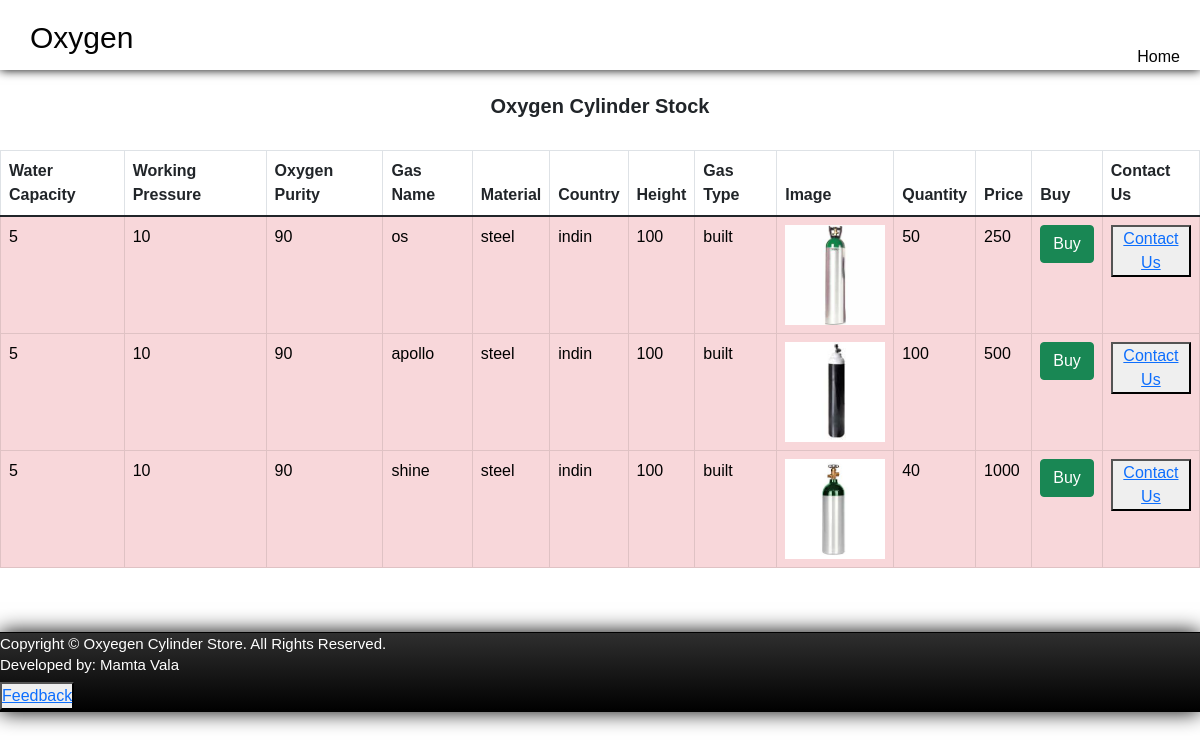
/user/view_stock.php, run on the app's committed database.
### tables this page shows
CREATE TABLE `add_stock` (
  `id` int(11) NOT NULL,
  `water_capacity` int(100) NOT NULL,
  `working_pressure` int(100) NOT NULL,
  `oxygen_purity` int(100) NOT NULL,
  `gas_name` varchar(100) NOT NULL,
  `material` varchar(100) NOT NULL,
  `country` varchar(100) NOT NULL,
  `height` int(100) NOT NULL,
  `gas_type` varchar(100) NOT NULL,
  `photos` text NOT NULL,
  `quantity` int(100) NOT NULL,
  `price` int(100) NOT NULL
);

### user/view_stock.php (the view, shortened to what this page needs)
<!doctype html>
<html lang="en">
  <head>
    <link href="..\css\cart.css" rel="stylesheet">
    <link href="https://cdn.jsdelivr.net/npm/bootstrap@5.1.3/dist/css/bootstrap.min.css" rel="stylesheet">
  </head>
  <body>
<?php
 include "../ocms.php";
 $query = "SELECT * FROM add_stock";
 $run = mysqli_query($con, $query);
 if (mysqli_num_rows($run) > 0)
 {
?>
<header>
	<div id="header">
		<label>Oxygen</label>
    <ul>
        <li><a href="user.php">Home</a></li>
    </ul>
	</div>
</header>
<br>
<h5 style="text-align:center;
  font-size: 20px;
  font-weight: 700;"> Oxygen Cylinder Stock</h5>
<br>
<table class="table table-bordered">
    <thead>
      <tr>
          <th>Water Capacity</th>
          <th>Working Pressure</th>
          <th>Oxygen Purity</th>
          <th>Gas Name</th>
          <th>Material</th>
          <th>Country</th>
          <th>Height</th>
          <th>Gas Type</th>
          <th>Image</th>
          <th>Quantity</th>
          <th>Price</th>
          <th>Buy</th>
          <th>Contact Us</th>
      </tr>
    </thead>
<tbody>
    <?php
    while ($row = mysqli_fetch_assoc($run))
    {
    ?>
    <tr class="table-danger" >
        <td><?php echo $row['water_capacity'] ?></td>
        <td><?php echo $row['working_pressure'] ?></td>
        <td><?php echo $row['oxygen_purity'] ?></td>
        <td><?php echo $row['gas_name'] ?></td>
        <td><?php echo $row['material'] ?></td>
        <td><?php echo $row['country'] ?></td>
        <td><?php echo $row['height'] ?></td>
        <td><?php echo $row['gas_type'] ?></td>
        <td><img class='img-polaroid' src="../photo/<?php echo $row["photos"]; ?>"height = '100px' width = '100px'/></td>
        <td><?php echo $row['quantity'] ?></td>
        <td><?php echo $row['price'] ?></td>
        <td><a class="btn btn-success" href="cart.php">Buy</a><i class="fas fa-edit"></i></td>
        <td><a href="../msg.php"><button>Contact Us</a><i class="fas fa-edit"></i></button></td>
    </tr>
    <?php
    }
    ?>
 </tbody>
 </table>
<?php
    }
    ?>
<br>
<br>
  </body>
</html>
<?php
include "../footer.php";
?>

### footer.php
<div id="footer">
		<div class="foot">
			<label style="font-size:15px;"> Copyright &copy; Oxyegen Cylinder Store. All Rights Reserved. <h6 style="font-size:15px;"> Developed by: Mamta Vala</h6> </label>
			<p ><button><a href="msg.php">Feedback</a></button></p>
		</div>
	</div>
</body>
</html>

### css/cart.css (style rules this page uses)
* { margin: 0; padding: 0; box-sizing: border-box; font-family: "Josefin Sans", sans-serif; }
body { width: 100%; height: 100vh; background-repeat: no-repeat; background-size: cover; }
#header { height:70px; width:100%; background-color:linear-gradient(rgba(0, 0, 0, 0.3), rgba(0, 0, 0, 0.15)); text-indent:10px; -webkit-box-shadow:0px 0px 10px 0px black; -moz-box-shadow:0px 0px 10px 0px black; box-shadow:0px 0px 10px 0px black; }
#header label { position:relative; top:15px; color:rgb(3, 3, 3); text-indent:20px; font-size:30px; clear:both; font-family:arial; }
#header ul { list-style-type:none; position:relative; }
#header ul li { display:inline; position:relative; float:right; margin-right:20px; }
#header ul li a { top:20px; text-decoration:none; color:rgb(5, 5, 5); }
#footer { position:relative; color:#fff; width:100%; height:80px; clear:both; background:linear-gradient(#2f2f2f ,#000); background:-moz-linear-gradient(#2f2f2f ,#000); background:-webkit-linear-gradient(#2f2f2f ,#000); -webkit-box-shadow:0px 0px 20px 0px black; -moz-box-shadow:0px 0px 20px 0px black; box-shadow:0px 0px 20px 0px black; border-top:1px solid black; }

### data on the page
add_stock: water_capacity "5", working_pressure "10", oxygen_purity "90", gas_name "os", material "steel", country "indin", height "100", gas_type "built", photos (picture), quantity "50", price "250"
add_stock: water_capacity "5", working_pressure "10", oxygen_purity "90", gas_name "apollo", material "steel", country "indin", height "100", gas_type "built", photos (picture), quantity "100", price "500"
add_stock: water_capacity "5", working_pressure "10", oxygen_purity "90", gas_name "shine", material "steel", country "indin", height "100", gas_type "built", photos (picture), quantity "40", price "1000"
